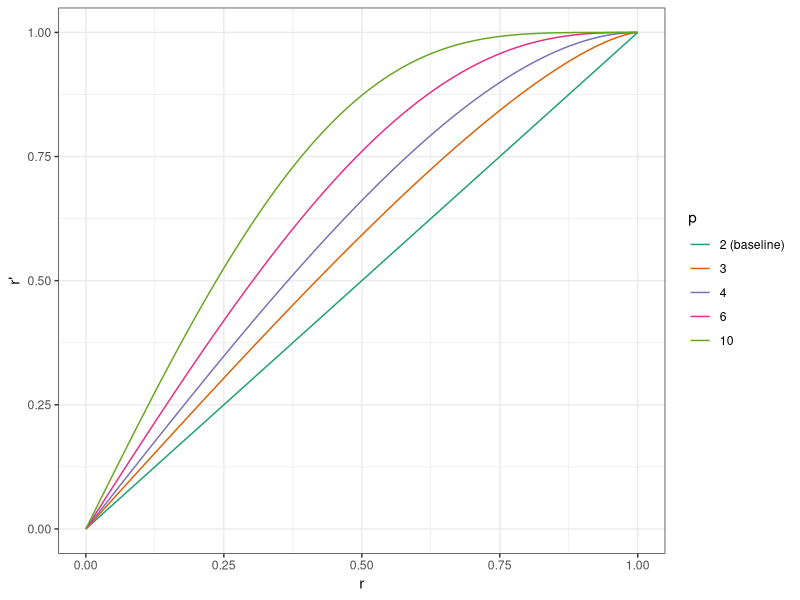
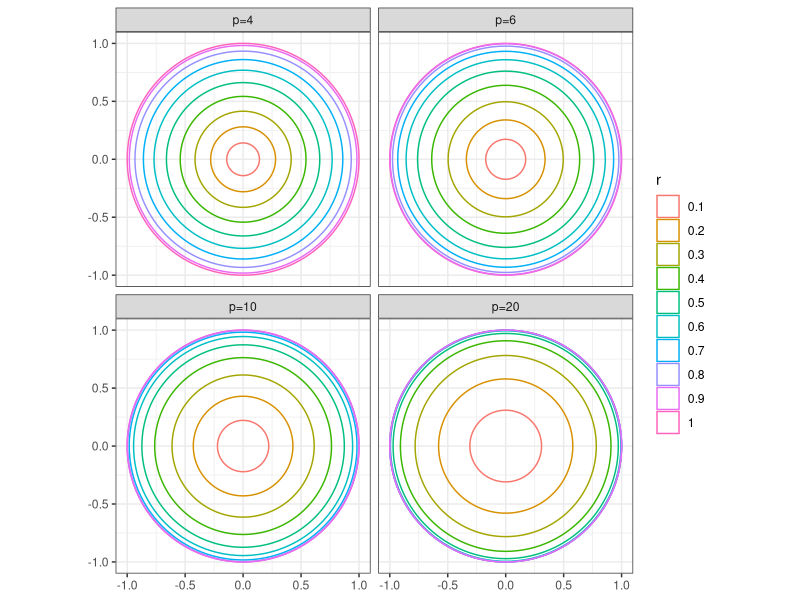
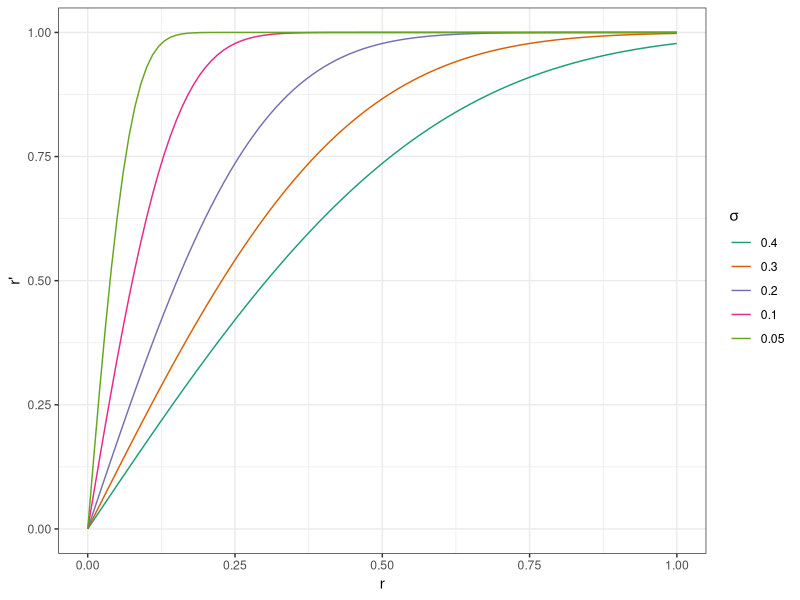
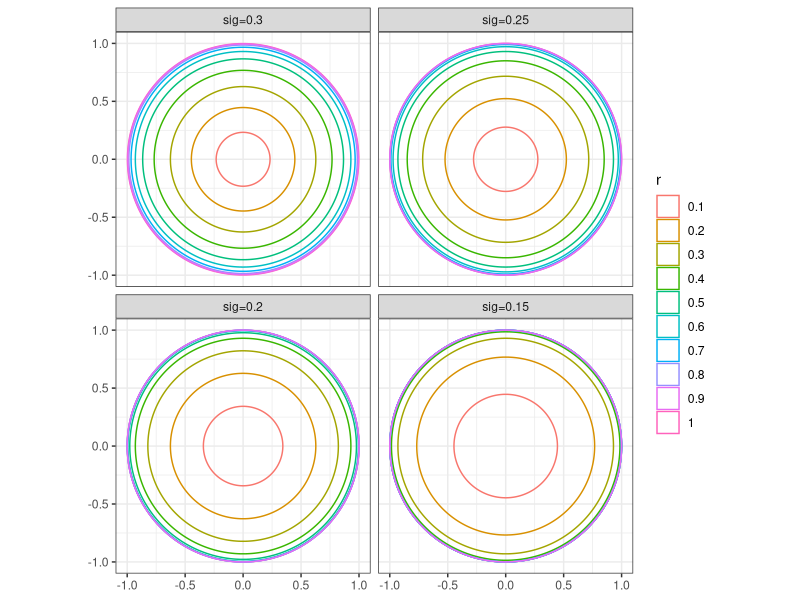

Here is the R script that generated these plots, in order:
## ---- chunk 1
knitr::opts_chunk$set(echo = FALSE, message = FALSE, warning = FALSE)
## ---- chunk 2
library(tidyverse)
# define index as function of c
trans_p <- function(p){
  function(r){
    sqrt( 1 - (1-r^2)^(p/2))
  }
}
  
# plot dependence for selected values
ggplot(data = data.frame(x = c(0,1)), mapping = aes(x = x)) +
    stat_function(
        fun = trans_p(2),
        mapping = aes(color = "ca")) +
  stat_function(
        fun = trans_p(3),
        mapping = aes(color = "cb")) +
  stat_function(
        fun = trans_p(4),
        mapping = aes(color = "cc")) +
    stat_function(
        fun = trans_p(6),
        mapping = aes(color = "cd")) +
      stat_function(
        fun = trans_p(10),
        mapping = aes(color = "ce")) +
  scale_color_manual(name = "p",
                     values = RColorBrewer::brewer.pal(5, "Dark2"),
                     labels = c("2 (baseline)","3", "4", "6", "10")) +
  xlab("r") + ylab("r'") + theme_bw()

## ---- chunk 3
library(ggforce)

lbl <- c("p=4", "p=6", "p=10", "p=20")
names(lbl) <- c("p4", "p6", "p10", "p20")

tibble(x = 0, y = 0, r = seq(0.1, 1, length.out = 10)) %>%
  mutate(p4 = trans_p(4)(r)) %>%
  mutate(p6 = trans_p(6)(r)) %>%
  mutate(p10 = trans_p(10)(r)) %>%
  mutate(p20 = trans_p(20)(r)) %>%
  mutate(r = as.factor(r)) %>%
  pivot_longer(cols = starts_with(("p"))) %>%
  mutate(name = factor(name, levels = c("p4", "p6", "p10", "p20"))) %>%
  ggplot() +
  geom_circle(aes(x0=x, y0=y, r=value, color=r)) +
  coord_fixed() +
  theme_bw() +
  facet_wrap(~name, labeller = labeller(name = lbl))

## ---- chunk 4
# define index as function of c
trans_sig <- function(sig){
  function(r){
    sqrt( 1 - exp(- r^2 / (2* sig^2)))
  }
}
  
# plot dependence for selected values
ggplot(data = data.frame(x = c(0,1)), mapping = aes(x = x)) +
    stat_function(
        fun = trans_sig(0.4),
        mapping = aes(color = "ca")) +
  stat_function(
        fun = trans_sig(0.3),
        mapping = aes(color = "cb")) +
  stat_function(
        fun = trans_sig(0.2),
        mapping = aes(color = "cc")) +
    stat_function(
        fun = trans_sig(0.1),
        mapping = aes(color = "cd")) +
      stat_function(
        fun = trans_sig(0.05),
        mapping = aes(color = "ce")) +
  scale_color_manual(name = expression(sigma),
                     values = RColorBrewer::brewer.pal(5, "Dark2"),
                     labels = c("0.4", "0.3", "0.2", "0.1", "0.05")) +
  xlab("r") + ylab("r'") + theme_bw()

## ---- chunk 5
library(ggforce)

lbl <- c("sig=0.3", "sig=0.25", "sig=0.2", "sig=0.15")
names(lbl) <- c("s03", "s025", "s02", "s015")

tibble(x = 0, y = 0, r = seq(0.1, 1, length.out = 10)) %>%
  mutate(s03 = trans_sig(0.3)(r)) %>%
  mutate(s025 = trans_sig(0.25)(r)) %>%
  mutate(s02 = trans_sig(0.2)(r)) %>%
  mutate(s015 = trans_sig(0.15)(r)) %>%
  mutate(r = as.factor(r)) %>%
  pivot_longer(cols = starts_with(("s"))) %>%
  mutate(name = factor(name, levels = c("s03", "s025", "s02", "s015"))) %>%
  ggplot() +
  geom_circle(aes(x0=x, y0=y, r=value, color=r)) +
  coord_fixed() +
  theme_bw() +
  facet_wrap(~name, labeller = labeller(name = lbl))

